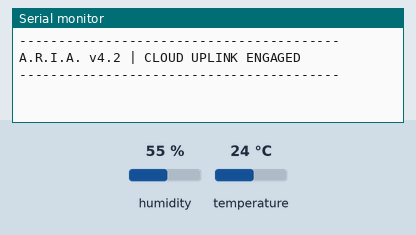
Recording of a sketch running on a simulated ESP8266 (NodeMCU). Parts: the last lines printed to the serial monitor. Inputs (shaded band) come from the test bench; at power-on: humidity 55 %, temperature 24 °C. WiFi joins after 1.5 s; servers stay silent unless stated.

Above: at 3.0 s.
3.1 s: humidity set to 22 %
At 5.1 s:
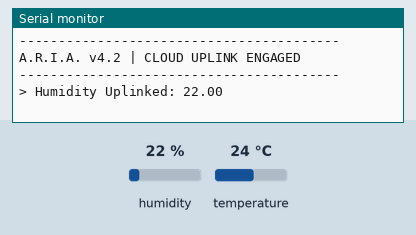
7.3 s: humidity set to 40 %
At 8.1 s:
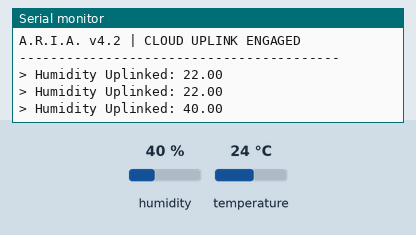

The sketch:

mission6_uplink.ino
```cpp
/*
 * MISSION 6: VOID UPLINK
 * Objective: Establish a secure Blynk cloud telemetry uplink.
 *
 * --- WIRING DIRECTIVE ---
 * [ALL SYSTEMS ONLINE]
 * No new components. Ensure WiFi is available.
 * ------------------------
 */

/* Fill-in your Template ID (from Blynk Device Info) */
#define BLYNK_TEMPLATE_ID   "TMPL3UcPNunGU"
#define BLYNK_TEMPLATE_NAME "weather "
#define BLYNK_AUTH_TOKEN    "YourAuthToken"

#include <ESP8266WiFi.h>
#include <BlynkSimpleEsp8266.h>
#include "DHT.h"

char ssid[] = "YourNetworkName";
char pass[] = "YourPassword";

#define DHTPIN D3
#define DHTTYPE DHT22
DHT dht(DHTPIN, DHTTYPE);

BlynkTimer timer;

// [ CHALLENGE ZONE ]
// Set this to the Virtual Pin assigned to your team!
const int V_PIN = V1; // REPLACE WITH YOUR ASSIGNED PIN

void sendSensorData() {
  float h = dht.readHumidity();
  if (!isnan(h)) {
    // [ CHALLENGE LOGIC ]
    Blynk.virtualWrite(V_PIN, h);
    Serial.print("> Humidity Uplinked: ");
    Serial.println(h);
  }
}

void setup() {
  Serial.begin(115200);
  dht.begin();
  Blynk.begin(BLYNK_AUTH_TOKEN, ssid, pass);

  // Send data every 2 seconds
  timer.setInterval(2000L, sendSensorData);

  Serial.println("\n\n-----------------------------------------");
  Serial.println("A.R.I.A. v4.2 | CLOUD UPLINK ENGAGED");
  Serial.println("-----------------------------------------");
}

void loop() {
  Blynk.run();
  timer.run();
}
```

Measured:
- after the input at 3.1 s, the serial monitor: prints a new line after 0.71 s (image 1)
- after the input at 7.3 s, the serial monitor: prints a new line after 0.51 s (image 2)
